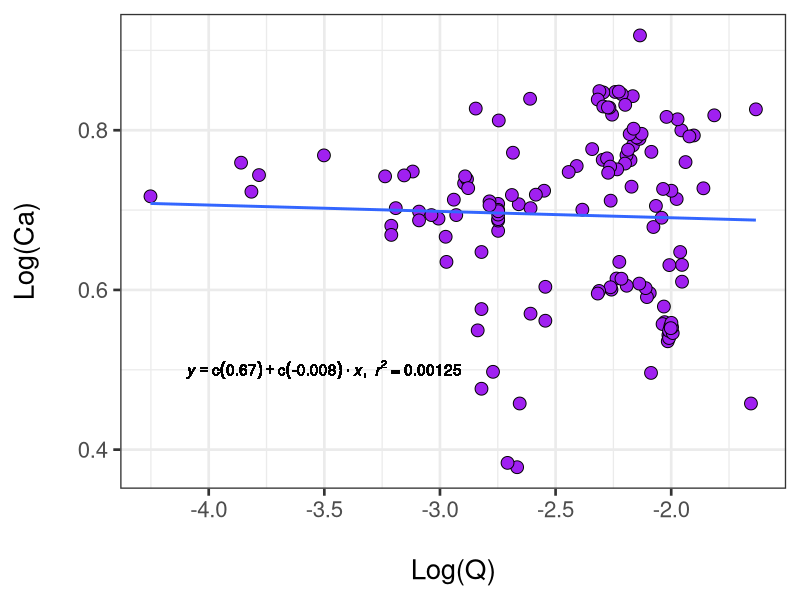

Write R code to recreate this figure.
# Rename columns to be R friendly

newname<-c("sample_name","date_and_time","Q_m3s","Al_mgL","Ca_mgL","Fe_mgL","K_mgL","Mg_mgL","Mn_mgL","Na_mgL","SO42_mgL","pH","EC")
CQ<-read.csv(file="CQ.csv",header=TRUE)
colnames(CQ)<-newname

#Transform mg/L to mmol/L

CQ$Al_mmolL<-(CQ$Al_mgL/26.982)
CQ$Ca_mmolL<-(CQ$Ca_mgL/40.08)
CQ$Fe_mmolL<-(CQ$Fe_mgL/55.845)
CQ$K_mmolL<-(CQ$K_mgL/39.099)
CQ$Mg_mmolL<-(CQ$Mg_mgL/24.305)
CQ$Mn_mmolL<-(CQ$Mn_mgL/54.938)
CQ$Na_mmolL<-(CQ$Na_mgL/22.99)
CQ$SO42_mmolL<-(CQ$SO42_mgL/96.06)

#Transform pH to H+ mg/L

CQ$H_mgL<-(10^(-1*CQ$pH))

#Take the log of everything

CQ$logQ<-(log10(CQ$Q_m3s))
CQ$logAl<-(log10(CQ$Al_mmolL))
CQ$logCa<-(log10(CQ$Ca_mmolL))
CQ$logFe<-(log10(CQ$Fe_mmolL))
CQ$logK<-(log10(CQ$K_mmolL))
CQ$logMg<-(log10(CQ$Mg_mmolL))
CQ$logMn<-(log10(CQ$Mn_mmolL))
CQ$logNa<-(log10(CQ$Na_mmolL))
CQ$logSO42<-(log10(CQ$SO42_mmolL))
CQlogH<-(log10(CQ$H_mgL))
CQlogEC<-(log10(CQ$EC))

#Function to pull regression text out
lm_eqn<-function(df){
  m<-lm(y~x,df)
  eq<-substitute(italic(y) == a + b %.% italic(x)*","~~italic(r)^2~"="~r2,
                 list(a = format(coef(m)[1], digits = 2),
                      b = format(coef(m)[2], digits = 2),
                      r2 = format(summary(m)$r.squared,digits=3)))
  as.character(as.expression(eq))
}
#making plots
library(ggplot2)
pal="purple"
shape1=21
df<-CQ[,c("logQ","logCa")]
names(df)<-c("x","y")
CQCa<-ggplot(CQ, aes(logQ,logCa))+
  geom_point(colour="black",size=4, fill=pal, pch=shape1)+
  theme_bw(base_size=20)+
  guides(fill=guide_legend(title="Depth (cm)"))+
  xlab("\nLog(Q)")+
  ylab("Log(Ca)\n")+
  geom_text(x=-3.5, y=0.5, label = lm_eqn(df),parse=TRUE)+
  geom_smooth(method=lm,se=FALSE)
#Call the graph
CQCa
